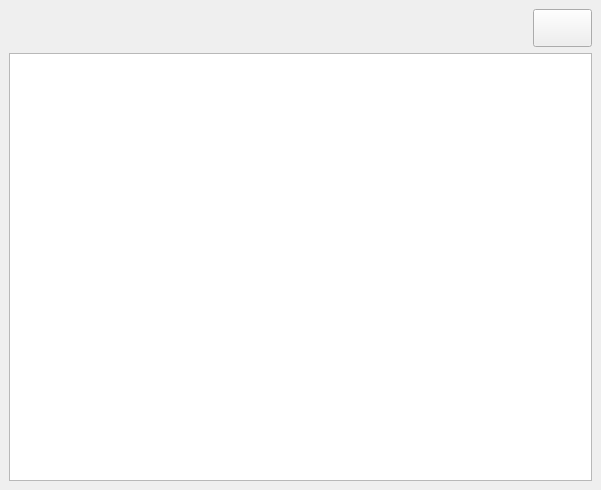
<?xml version="1.0" encoding="UTF-8"?>
<ui version="4.0">
 <class>MainWindow</class>
 <widget class="QMainWindow" name="MainWindow">
  <property name="geometry">
   <rect>
    <x>0</x>
    <y>0</y>
    <width>601</width>
    <height>490</height>
   </rect>
  </property>
  <property name="windowTitle">
   <string>SecretFile v2.0</string>
  </property>
  <widget class="QWidget" name="centralwidget">
   <layout class="QVBoxLayout" name="verticalLayout">
    <item>
     <layout class="QHBoxLayout" name="horizontalLayout">
      <item>
       <spacer name="horizontalSpacer">
        <property name="orientation">
         <enum>Qt::Horizontal</enum>
        </property>
        <property name="sizeHint" stdset="0">
         <size>
          <width>40</width>
          <height>20</height>
         </size>
        </property>
       </spacer>
      </item>
      <item>
       <widget class="QPushButton" name="pushButton">
        <property name="font">
         <font>
          <family>华文新魏</family>
          <pointsize>16</pointsize>
         </font>
        </property>
        <property name="text">
         <string/>
        </property>
       </widget>
      </item>
     </layout>
    </item>
    <item>
     <widget class="QListWidget" name="listWidget"/>
    </item>
   </layout>
  </widget>
 </widget>
 <resources/>
 <connections>
  <connection>
   <sender>pushButton</sender>
   <signal>clicked()</signal>
   <receiver>MainWindow</receiver>
   <slot>add_task()</slot>
   <hints>
    <hint type="sourcelabel">
     <x>568</x>
     <y>25</y>
    </hint>
    <hint type="destinationlabel">
     <x>448</x>
     <y>9</y>
    </hint>
   </hints>
  </connection>
 </connections>
 <slots>
  <slot>add_task()</slot>
 </slots>
</ui>
